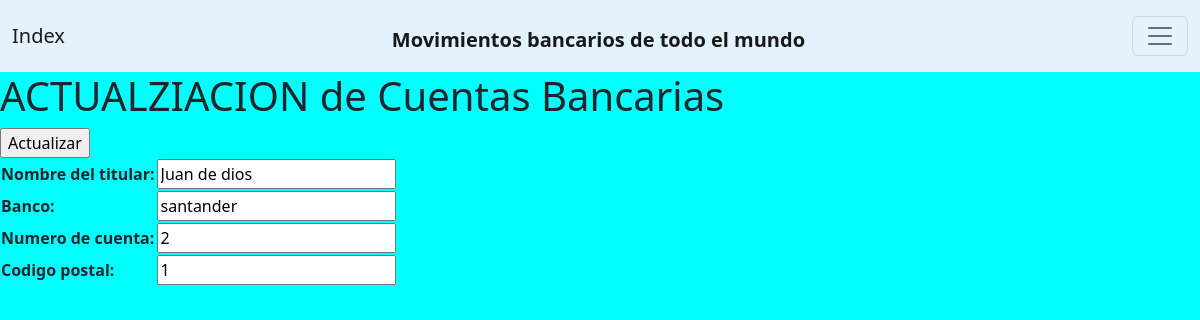
The app's page /cuenta/cuentas-update/17/ with its own data.
### cuenta/models.py (models this page shows)
class Cuenta(models.Model):
    CONDITION_CHOICES= (
        ("CITI","CITI"),
        ("SANTANDER","SANTANDER"),
        ("BBVA","BBVA"),
    )
    Nombre_del_titular=models.CharField(max_length=35)
    Banco=models.CharField(max_length=30, choices=CONDITION_CHOICES)
    Numero_de_cuenta=models.BigIntegerField()
    Codigo_Postal=models.BigIntegerField()
    is_active=models.BooleanField(default=True)

### cuenta/views.py (the view, shortened to what this page needs)
def cuentas_update(request, id):
    Count =Cuenta.objects.get(id=id)
    if request.method=="GET":
        context={
            'form':CuentaForm(
                initial={
                    "Nombre_del_titular":Count.Nombre_del_titular,
                    "Banco":Count.Banco,
                    "Numero_de_cuenta":Count.Numero_de_cuenta,
                    "Codigo_Postal":Count.Codigo_Postal,
                }
            )
        }
        return render (request,"cuentaUpdate.html",context=context)

### cuenta/forms.py
class CuentaForm(forms.Form):
    Nombre_del_titular=forms.CharField(max_length=35)
    Banco=forms.CharField(max_length=30)
    Numero_de_cuenta=forms.IntegerField()
    Codigo_Postal=forms.IntegerField()

### dinero/templates/cuentaUpdate.html (shortened to what this page needs)
{% extends "base.html" %}
{% block content %}
<h1> ACTUALZIACION de Cuentas Bancarias</h1>
<table>
{% if form%}
<form action="" method="POST">
    {{form}}
<input type="submit" value="Actualizar">
</form>
</table>
{% endif%}
{% endblock %}

### records on screen
Cuenta: Nombre_del_titular "Juan de dios", Banco "santander", Numero_de_cuenta "2", Codigo_Postal "1"
